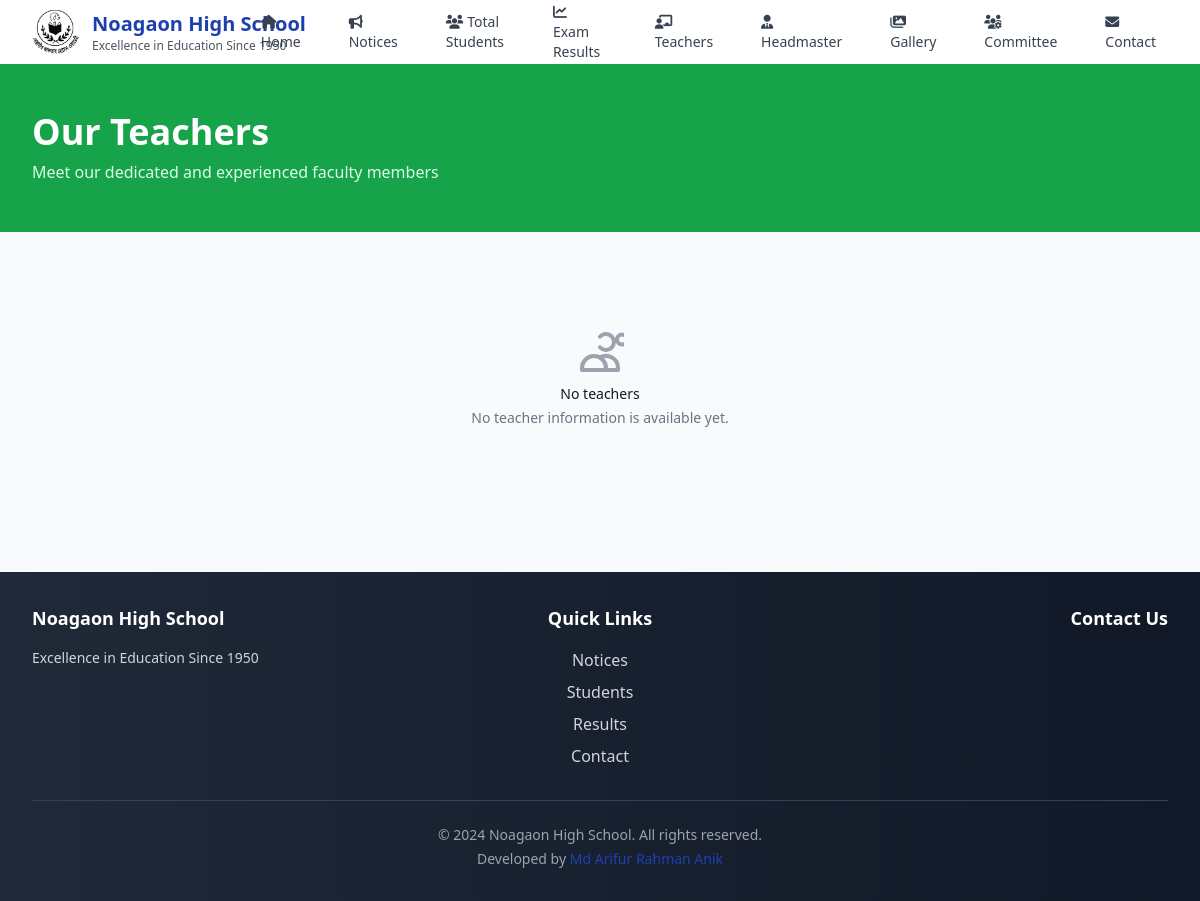
The app's page /teachers/, older data.
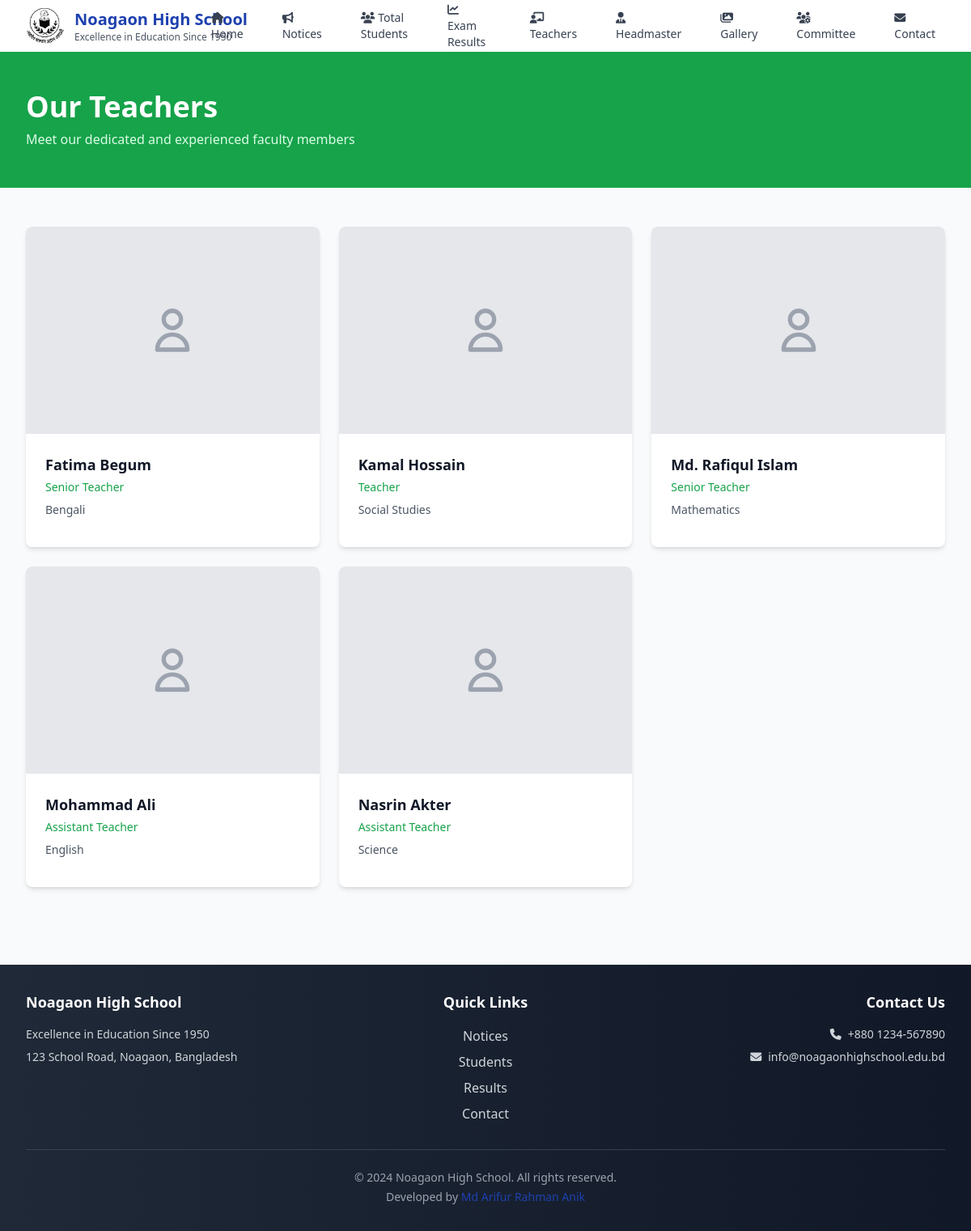
The same page, newer data.
### main/models.py (models this page shows, shortened)
class SchoolInfo(models.Model):
    name = models.CharField(max_length=200, default="Noagaon High School")
    tagline = models.CharField(max_length=300, default="Excellence in Education Since 1950")
    logo = models.ImageField(upload_to='logo/', blank=True, null=True, help_text="School logo")
    address = models.TextField(blank=True)
    phone = models.CharField(max_length=50, blank=True)
    email = models.EmailField(blank=True)
    website = models.URLField(blank=True)
    established_year = models.PositiveIntegerField(default=1950)
    about = models.TextField(blank=True, help_text="About the school")
    is_active = models.BooleanField(default=True, help_text="Use this school info")
    class Meta:
        verbose_name = "School Information"
        verbose_name_plural = "School Information"
        ordering = ['-is_active']

class Teacher(models.Model):
    name = models.CharField(max_length=100)
    subject = models.CharField(max_length=100)
    designation = models.CharField(max_length=100)
    photo = models.ImageField(upload_to='teachers/', blank=True, null=True)
    contact_info = models.CharField(max_length=200, blank=True)
    bio = models.TextField(blank=True)
    class Meta:
        ordering = ['name']

### main/views.py (the view)
# urls.py: path('teachers/', views.teachers, name='teachers'),
def teachers(request):
    teachers_list = Teacher.objects.all()
    paginator = Paginator(teachers_list, 8)  # Show 8 teachers per page
    page_number = request.GET.get('page')
    page_obj = paginator.get_page(page_number)
    context = {
        'page_obj': page_obj,
    }
    return render(request, 'main/teachers.html', context)

### main/context_processors.py (called while the page is built)
def get_default_logo():
    logo_path = os.path.join(settings.MEDIA_ROOT, 'logo', 'Noagaon_logo.jpg')
    if os.path.exists(logo_path):
        return f"{settings.MEDIA_URL}logo/Noagaon_logo.jpg"
    return None

### templates/main/teachers.html (shortened to what this page needs)
{% extends 'base.html' %}
{% block content %}
<div class="bg-green-600 text-white">
    <div class="max-w-7xl mx-auto py-12 px-4 sm:px-6 lg:px-8">
        <h1 class="text-3xl md:text-4xl font-bold">Our Teachers</h1>
        <p class="mt-2 text-green-100">Meet our dedicated and experienced faculty members</p>
    </div>
</div>
<div class="py-12 bg-gray-50">
    <div class="max-w-7xl mx-auto px-4 sm:px-6 lg:px-8">
        {% if page_obj %}
            <div class="grid gap-6 md:grid-cols-2 lg:grid-cols-3 xl:grid-cols-4">
                {% for teacher in page_obj %}
                <div class="bg-white rounded-lg shadow-md overflow-hidden hover:shadow-lg transition-shadow">
                    <div class="aspect-w-3 aspect-h-4">
                        {% if teacher.photo %}
                            <img src="{{ teacher.photo.url }}" alt="{{ teacher.name }}"
                                 class="w-full h-64 object-cover">
                        {% else %}
                            <div class="w-full h-64 bg-gray-200 flex items-center justify-center">
                                <svg class="w-16 h-16 text-gray-400" fill="none" stroke="currentColor" viewBox="0 0 24 24">
                                    <path stroke-linecap="round" stroke-linejoin="round" stroke-width="2" d="M16 7a4 4 0 11-8 0 4 4 0 018 0zM12 14a7 7 0 00-7 7h14a7 7 0 00-7-7z"></path>
                                </svg>
                            </div>
                        {% endif %}
                    </div>
                    <div class="p-6">
                        <h3 class="text-lg font-semibold text-gray-900 mb-1">{{ teacher.name }}</h3>
                        <p class="text-sm text-green-600 font-medium mb-2">{{ teacher.designation }}</p>
                        <p class="text-sm text-gray-600 mb-3">{{ teacher.subject }}</p>
                    </div>
                </div>
                {% endfor %}
            </div>
        {% else %}
            <div class="text-center py-12">
                <svg class="mx-auto h-12 w-12 text-gray-400" fill="none" viewBox="0 0 24 24" stroke="currentColor">
                    <path stroke-linecap="round" stroke-linejoin="round" stroke-width="2" d="M12 4.354a4 4 0 110 5.292M15 21H3v-1a6 6 0 0112 0v1zm0 0h6v-1a6 6 0 00-9-5.197m13.5-9a2.5 2.5 0 11-5 0 2.5 2.5 0 015 0z" />
                </svg>
                <h3 class="mt-2 text-sm font-medium text-gray-900">No teachers</h3>
                <p class="mt-1 text-sm text-gray-500">No teacher information is available yet.</p>
            </div>
        {% endif %}
    </div>
</div>
{% endblock %}

### templates/base.html (shortened to what this page needs)
<!DOCTYPE html>
<html lang="en">
<head>
    <script src="https://cdn.tailwindcss.com"></script>
    <link rel="stylesheet" href="https://cdnjs.cloudflare.com/ajax/libs/font-awesome/6.4.0/css/all.min.css">
</head>
<body class="bg-gray-50 min-h-screen">
    <nav class="bg-white shadow-lg">
        <div class="max-w-full mx-auto px-4 sm:px-6 lg:px-8">
            <div class="flex justify-between h-16">
                <div class="flex items-center">
                    <a href="{% url 'main:home' %}" class="flex items-center">
                        <div class="flex-shrink-0 flex items-center justify-between">
                            {% if school_logo %}
                                <img src="{{ school_logo }}" alt="{{ school_name }}" class="h-12 w-12 mr-3 rounded-full object-cover">
                            {% endif %}
                            <div>
                                <h1 class="text-xl font-bold text-primary">{{ school_name }}</h1>
                                <p class="text-xs text-gray-600 hidden sm:block">{{ school_tagline }}</p>
                            </div>
                        </div>
                    </a>
                </div>
                <div class="hidden lg:flex items-center space-x-6">
                    <a href="{% url 'main:home' %}" class="text-gray-700 hover:text-primary px-3 py-2 rounded-md text-sm font-medium transition-all duration-200 hover:bg-blue-50">
                        <i class="fas fa-home mr-1"></i>Home
                    </a>
                    <a href="{% url 'main:notices' %}" class="text-gray-700 hover:text-primary px-3 py-2 rounded-md text-sm font-medium transition-all duration-200 hover:bg-blue-50">
                        <i class="fas fa-bullhorn mr-1"></i>Notices
                    </a>
                    <a href="/students/" class="text-gray-700 hover:text-accent px-3 py-2 rounded-md text-sm font-medium transition-all duration-200 hover:bg-green-50">
                        <i class="fas fa-users mr-1"></i>Total Students
                    </a>
                    <a href="/exam-results/" class="text-gray-700 hover:text-warning px-3 py-2 rounded-md text-sm font-medium transition-all duration-200 hover:bg-orange-50">
                        <i class="fas fa-chart-line mr-1"></i>Exam Results
                    </a>
                    <a href="{% url 'main:teachers' %}" class="text-gray-700 hover:text-primary px-3 py-2 rounded-md text-sm font-medium transition-all duration-200 hover:bg-blue-50">
                        <i class="fas fa-chalkboard-teacher mr-1"></i>Teachers
                    </a>
                    <a href="{% url 'main:headmaster' %}" class="text-gray-700 hover:text-primary px-3 py-2 rounded-md text-sm font-medium transition-all duration-200 hover:bg-blue-50">
                        <i class="fas fa-user-tie mr-1"></i>Headmaster
                    </a>
                    <a href="{% url 'main:gallery' %}" class="text-gray-700 hover:text-primary px-3 py-2 rounded-md text-sm font-medium transition-all duration-200 hover:bg-blue-50">
                        <i class="fas fa-images mr-1"></i>Gallery
                    </a>
                    <a href="{% url 'main:committee' %}" class="text-gray-700 hover:text-primary px-3 py-2 rounded-md text-sm font-medium transition-all duration-200 hover:bg-blue-50">
                        <i class="fas fa-users-cog mr-1"></i>Committee
                    </a>
                    <a href="{% url 'main:contact' %}" class="text-gray-700 hover:text-primary px-3 py-2 rounded-md text-sm font-medium transition-all duration-200 hover:bg-blue-50">
                        <i class="fas fa-envelope mr-1"></i>Contact
                    </a>
                </div>
            </div>
        </div>
    </nav>
    <main class="flex-1">
        {% block content %}
        {% endblock %}
    </main>
    <footer class="bg-gradient-to-r from-gray-800 to-gray-900 text-white mt-12">
        <div class="max-w-7xl mx-auto px-4 sm:px-6 lg:px-8 py-8">
            <div class="grid grid-cols-1 md:grid-cols-3 gap-8">
                <div class="text-center md:text-left">
                    <h3 class="text-lg font-semibold mb-4">{{ school_name }}</h3>
                    <p class="text-gray-300 text-sm">{{ school_tagline }}</p>
                    {% if school_address %}
                        <p class="text-gray-300 text-sm mt-2">{{ school_address }}</p>
                    {% endif %}
                </div>
                <div class="text-center">
                    <h3 class="text-lg font-semibold mb-4">Quick Links</h3>
                    <div class="space-y-2">
                        <a href="{% url 'main:notices' %}" class="block text-gray-300 hover:text-white transition-colors">Notices</a>
                        <a href="/students/" class="block text-gray-300 hover:text-white transition-colors">Students</a>
                        <a href="/exam-results/" class="block text-gray-300 hover:text-white transition-colors">Results</a>
                        <a href="{% url 'main:contact' %}" class="block text-gray-300 hover:text-white transition-colors">Contact</a>
                    </div>
                </div>
                <div class="text-center md:text-right">
                    <h3 class="text-lg font-semibold mb-4">Contact Us</h3>
                    {% if school_phone %}
                        <p class="text-gray-300 text-sm"><i class="fas fa-phone mr-2"></i>{{ school_phone }}</p>
                    {% endif %}
                    {% if school_email %}
                        <p class="text-gray-300 text-sm mt-2"><i class="fas fa-envelope mr-2"></i>{{ school_email }}</p>
                    {% endif %}
                </div>
            </div>
            <div class="border-t border-gray-700 mt-8 pt-6 text-center">
                <p class="text-gray-400 text-sm">© 2024 {{ school_name }}. All rights reserved.</p>
                <p class="text-gray-400 text-sm mt-1">Developed by <span class="text-primary font-medium">Md Arifur Rahman Anik</span></p>
            </div>
        </div>
    </footer>
</body>
</html>

Row changes from the older to the newer data that the page shows:
added SchoolInfo: name "Noagaon High School", tagline "Excellence in Education Since 1950", address "123 School Road, Noagaon, Bangladesh", phone "+880 1234-567890", email "info@noagaonhighschool.edu.bd"
added Teacher: name "Fatima Begum", designation "Senior Teacher", subject "Bengali"
added Teacher: name "Kamal Hossain", designation "Teacher", subject "Social Studies"
added Teacher: name "Md. Rafiqul Islam", designation "Senior Teacher", subject "Mathematics"
added Teacher: name "Mohammad Ali", designation "Assistant Teacher", subject "English"
added Teacher: name "Nasrin Akter", designation "Assistant Teacher", subject "Science"
Text that changed along with them:
{{ school_name }}: "Noagaon High School" → (not shown)
{{ school_tagline }}: "Excellence in Education Since 1950" → (not shown)
text no longer shown: "No teachers No teacher information is available yet."
